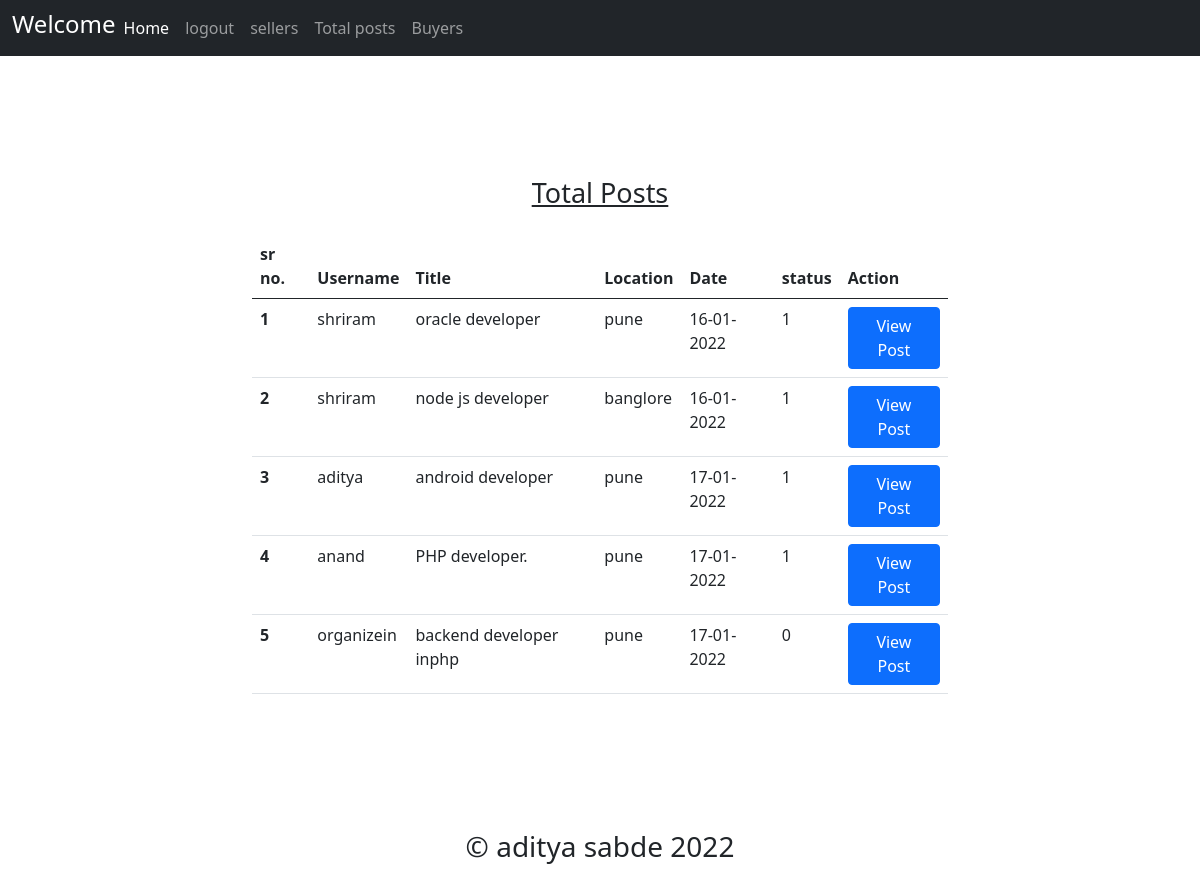
The page /admin/totalpost.php (signed in) on the database its author committed.
### tables this page shows
CREATE TABLE `buyers` (
  `id` int(10) NOT NULL,
  `title` varchar(255) NOT NULL,
  `requirement` varchar(255) NOT NULL,
  `industryrequirement` varchar(255) NOT NULL,
  `connectprofessional` varchar(255) NOT NULL,
  `location` varchar(255) NOT NULL,
  `date` varchar(255) NOT NULL,
  `buyername` varchar(255) DEFAULT NULL,
  `status` int(11) NOT NULL
);

### admin/totalpost.php (the view, shortened to what this page needs)
<!DOCTYPE html>
<html lang="en">
<head>
<link href="https://cdn.jsdelivr.net/npm/bootstrap@5.0.2/dist/css/bootstrap.min.css" rel="stylesheet">
</head>
<body>
  <?php require "nav.php"; ?>
  <div class="middle">
    <center id="head">Total Posts</center>
    <table class="table">
      <thead>
        <tr>
          <th scope="col">sr no.</th>
          <th scope="col"> Username</th>
          <th scope="col">Title</th>
          <th scope="col">Location</th>
          <th scope="col">Date</th>
          <th scope="col">status</th>
          <th scope="col">Action</th>
        </tr>
      </thead>
      <tbody>
        <?php
          require "../dbconnect.php";
          $sql = "select * from `buyers`";
          $result = mysqli_query($conn,$sql) or die(mysqli_error($conn));
            while($record = mysqli_fetch_array($result)){
              echo'
                <tr>
                  <th scope="row">'.$record['id'].'</th>
                  <td>'.$record['buyername'].'</td>
                  <td>'.$record['title'].'</td>
                  <td>'.$record['location'].'</td>
                  <td>'.$record['date'].'</td>
                  <td>'.$record['status'].'</td>
                  <td><a href="viewpost.php?id='.$record['id'].'"><button class="btn btn-primary">View Post</button></a></td>
                </tr>';
            }
        ?>
     </tbody>
   </table>
  </div>
  <div class="footer" style="position:center;">
    <center><h3>&copy aditya sabde 2022</h3></center>
  </div>
</body>
</html>

### admin/totalpost.php (style rules this page uses)
.middle { margin: 5%; margin-top:3%; padding: 5%; padding-right: 16%; padding-left: 16%; }
#head { font-size: 27px; padding: 3%; text-decoration:underline; }

### rows shown on the page
buyers: id "1", buyername "shriram", title "oracle developer", location "pune", date "16-01-2022", status "1"
buyers: id "2", buyername "shriram", title "node js developer", location "banglore", date "16-01-2022", status "1"
buyers: id "3", buyername "aditya", title "android developer", location "pune", date "17-01-2022", status "1"
buyers: id "4", buyername "anand", title "PHP developer.", location "pune", date "17-01-2022", status "1"
buyers: id "5", buyername "organizein", title "backend developer inphp", location "pune", date "17-01-2022", status "0"
